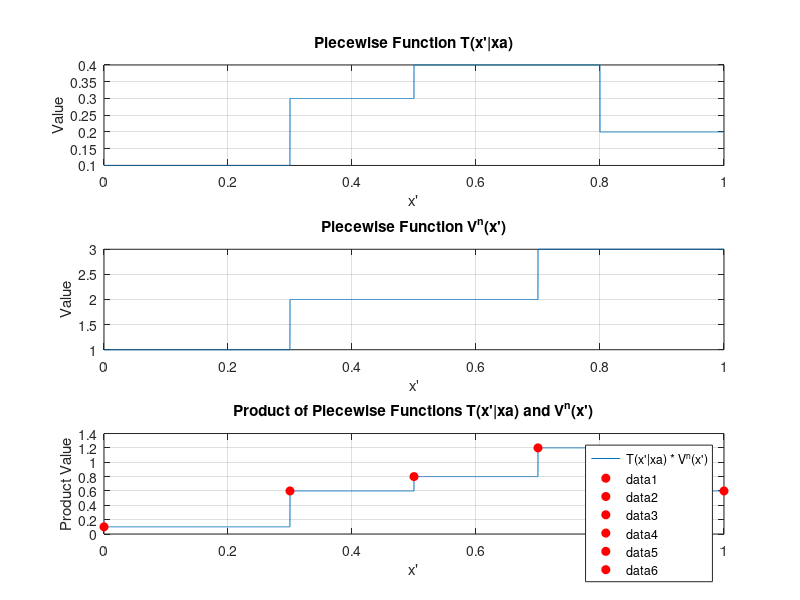
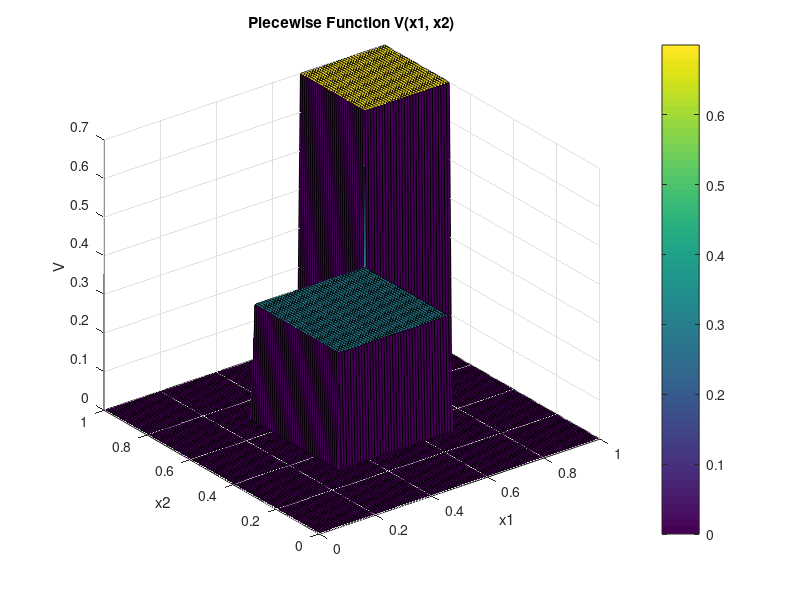
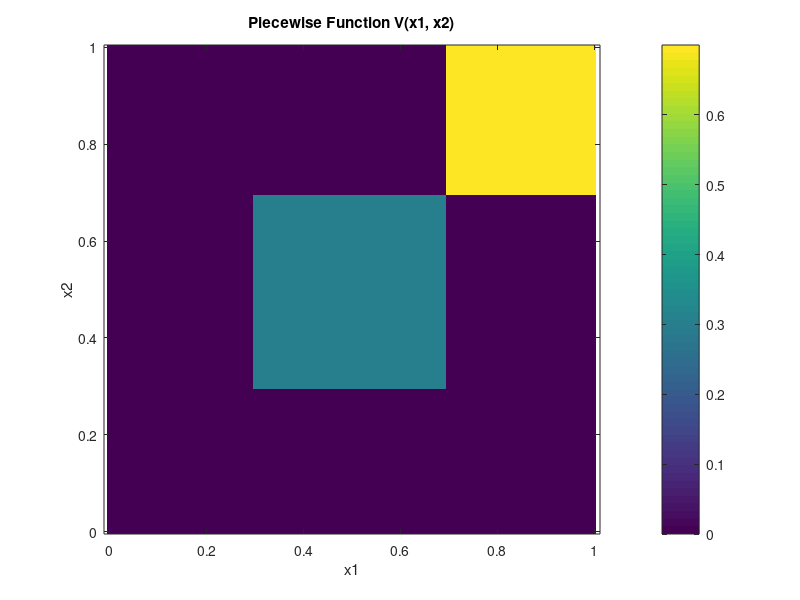
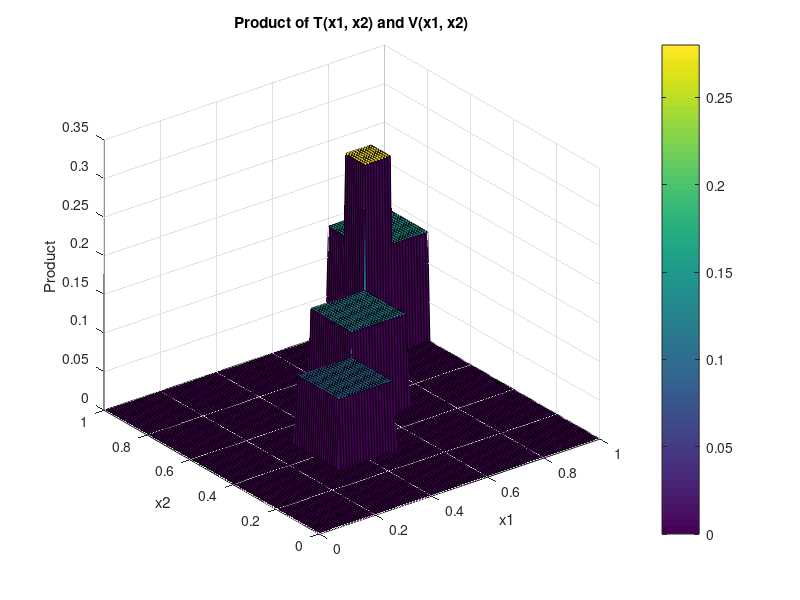

These figures' MATLAB source, in order:

% Define the time vector
x = 0:0.0001:1;  % Discretize the range for x'

% Define the piecewise functions
V = zeros(size(x));
V(x >= 0 & x < 0.3) = 1;
V(x >= 0.3 & x < 0.7) = 2;
V(x >= 0.7 & x <= 1) = 3;

T = zeros(size(x));
T(x >= 0 & x < 0.3) = 0.1;
T(x >= 0.3 & x < 0.5) = 0.3;
T(x >= 0.5 & x < 0.8) = 0.4;
T(x >= 0.8 & x <= 1) = 0.2;

% Perform the product of T and V over their respective intervals
product = T .* V;

% Compute the integral result (for verification)
integral_result = sum(product) * (x(2) - x(1)); % Numerical integration using the trapezoidal rule

% Find unique points in the product result
threshold = 1e-5; % Small threshold to detect changes
diffs = abs(diff(product)) > threshold; % Detect changes
breakpoints = [1, find(diffs) + 1, length(product)]; % Include first and last points

% Extract the unique values
unique_values = product(breakpoints);

% Display the integral result
disp('Integral result:');
disp(integral_result);

% Plot the piecewise functions and their product
figure;
subplot(3, 1, 1);
plot(x, T, 'DisplayName', 'T(x''|xa)');
title('Piecewise Function T(x''|xa)');
xlabel('x''');
ylabel('Value');
grid on;

subplot(3, 1, 2);
plot(x, V, 'DisplayName', 'V^n(x'')');
title('Piecewise Function V^n(x'')');
xlabel('x''');
ylabel('Value');
grid on;

subplot(3, 1, 3);
plot(x, product, 'DisplayName', 'T(x''|xa) * V^n(x'')');
hold on;
for k = 1:length(breakpoints)
    plot(x(breakpoints(k)), unique_values(k), 'ro', 'MarkerFaceColor', 'r'); % Plot breakpoints
end
title('Product of Piecewise Functions T(x''|xa) and V^n(x'')');
xlabel('x''');
ylabel('Product Value');
grid on;
hold off;

legend;

%%

% Define the 2D grid for x1 and x2
[x1, x2] = meshgrid(0:0.01:1, 0:0.01:1);  % Create a 2D grid

% Define the piecewise function V(x1, x2)
x1_dis = [0,0.3,0.7,1];
x2_dis = [0,0.3,0.7,1];
V = zeros(size(x1));
for i=1:length(x1_dis)-1
    V(x1 >= x1_dis(i) & x1 < x1_dis(i+1) & x2 >= x2_dis(i) & x2 < x2_dis(i+1)) = x1_dis(i);
end


% Define the piecewise function T(x1, x2)
T = zeros(size(x1));
T(x1 >= 0 & x1 < 0.3 & x2 >= 0 & x2 < 0.3) = 0.1;
T(x1 >= 0.3 & x1 < 0.5 & x2 >= 0.3 & x2 < 0.5) = 0.3;
T(x1 >= 0.5 & x1 < 0.8 & x2 >= 0.5 & x2 < 0.8) = 0.4;
T(x1 >= 0.8 & x1 <= 1 & x2 >= 0.8 & x2 <= 1) = 0.2;

% Perform the product of T and V over their respective intervals
product = T .* V;

% Compute the integral result using the trapezoidal rule for 2D
dx = 0.01;  % Step size in x1 direction
dy = 0.01;  % Step size in x2 direction

integral_result = sum(product(:)) * dx * dy;  % Numerical integration in 2D

% Display the integral result
disp(['Integral result: ', num2str(integral_result)]);

%%
% Define the 2D grid for x1 and x2
[x1, x2] = meshgrid(0:0.01:1, 0:0.01:1);  % Create a 2D grid

% Define the piecewise function V(x1, x2)
V = zeros(size(x1));
x1_dis = [0,0.3,0.7,1];
x2_dis = [0,0.3,0.7,1];
V = zeros(size(x1));
for i=1:length(x1_dis)-1
    if i<length(x1_dis)-1
        V(x1 >= x1_dis(i) & x1 < x1_dis(i+1) & x2 >= x2_dis(i) & x2 < x2_dis(i+1)) = x1_dis(i);
    else
        V(x1 >= x1_dis(i) & x1 <= x1_dis(i+1) & x2 >= x2_dis(i) & x2 <= x2_dis(i+1)) = x1_dis(i);
    end

end

% Define the piecewise function T(x1, x2)
T = zeros(size(x1));
T(x1 >= 0 & x1 < 0.3 & x2 >= 0 & x2 < 0.3) = 0.1;
T(x1 >= 0.3 & x1 < 0.5 & x2 >= 0.3 & x2 < 0.5) = 0.3;
T(x1 >= 0.5 & x1 < 0.8 & x2 >= 0.5 & x2 < 0.8) = 0.4;
T(x1 >= 0.8 & x1 <= 1 & x2 >= 0.8 & x2 <= 1) = 0.2;

% Visualization using surf
figure;
surf(x1, x2, V);
title('Piecewise Function V(x1, x2)');
xlabel('x1');
ylabel('x2');
zlabel('V');
colorbar;

% Visualization using imagesc
figure;
imagesc([0 1], [0 1], V); % specify the x and y range
set(gca, 'YDir', 'normal'); % set Y direction to normal
title('Piecewise Function V(x1, x2)');
xlabel('x1');
ylabel('x2');
colorbar;
axis equal tight;

% Visualization of the product T .* V
product = T .* V;

% Visualization using surf
figure;
surf(x1, x2, product);
title('Product of T(x1, x2) and V(x1, x2)');
xlabel('x1');
ylabel('x2');
zlabel('Product');
colorbar;

% Visualization using imagesc
figure;
imagesc([0 1], [0 1], product); % specify the x and y range
set(gca, 'YDir', 'normal'); % set Y direction to normal
title('Product of T(x1, x2) and V(x1, x2)');
xlabel('x1');
ylabel('x2');
colorbar;
axis equal tight;



